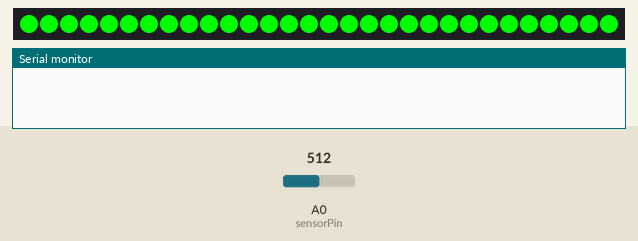
Simulated run of this sketch. Board: Arduino Uno, built with avr-gcc and run on an emulated ATmega328P. On the bench: 30 RGB LEDs in strip order, left to right, the last lines printed to the serial monitor. The inputs (shaded band) are chosen by the test bench; at power-on: A0 (sensorPin) = 512.

Above: at 1.5 s.
2.8 s: A0 (sensorPin) set to 482
At 4.0 s:
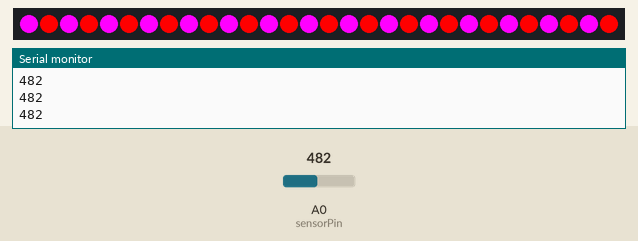
4.3 s: A0 (sensorPin) set to 510
At 5.1 s:
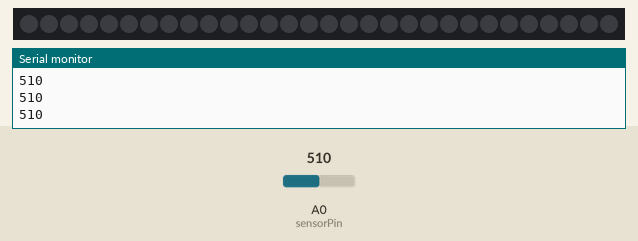
5.8 s: A0 (sensorPin) set to 490
At 7.0 s:
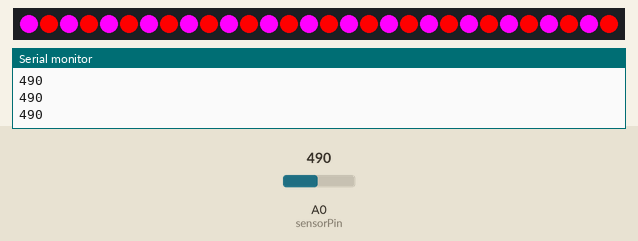
Timing chart, 0 to 8.8 s (numbered marks = the images above; inputs shaded):
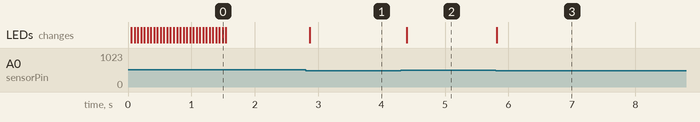

The sketch:

lysKasse4.ino
```cpp
/*
   LED strip WS2818B, pin 5
   LDR + 100K resistor pin A0
   Husk at adskille LDR og LEDstrip :-)
*/

#include <FastLED.h>
#define LED_PIN 5
#define COLOR_ORDER GRB
#define NUM_LEDS_PER_STRIP 30
CRGB leds[NUM_LEDS_PER_STRIP];

int sensorPin = A0; // select the input pin for LDR
int sensorValue = 0; // variable to store the value coming from the sensor

void setup()
{
  FastLED.addLeds<WS2812B, LED_PIN, COLOR_ORDER>(leds, NUM_LEDS_PER_STRIP);
  Serial.begin(9600);
  for (int i = 0; i < 30; i++) {
    leds[i].setRGB(0, 255, 0); //green leds
    FastLED.show();
    delay(50);
  }
  for (int i = 0; i < 30; i++) {
    leds[i].setRGB(0, 0, 0); //no leds
  }
  FastLED.show();
}

void loop()
{
  sensorValue = analogRead(sensorPin); // read the value from the sensor
  Serial.println(sensorValue); //prints the values coming from the sensor on the screen
  if (sensorValue < 500) {
    for (int i = 0; i < 30; i++) {
      leds[i].setRGB(255, 0, 0); //red leds
      if (i % 2 == 0) {
        leds[i].setRGB(255, 0, 255); // red and blue leds
      }
    }
    FastLED.show();
  }
  else {
    for (int i = 0; i < 30; i ++) {
      leds[i].setRGB(0, 0, 0); //no leds

    }
    FastLED.show();
  }
  delay(100);
}
```

Measured:
- the behaviour switches between 500 and 499 on A0 (sensorPin) (found by bisection; images 0 and 1)
- after the input at 2.8 s, the LEDs: change after 0.07 s (image 1)
- after the input at 4.3 s, the LEDs: change after 0.09 s (image 2)
- after the input at 5.8 s, the LEDs: change at once (image 3)
